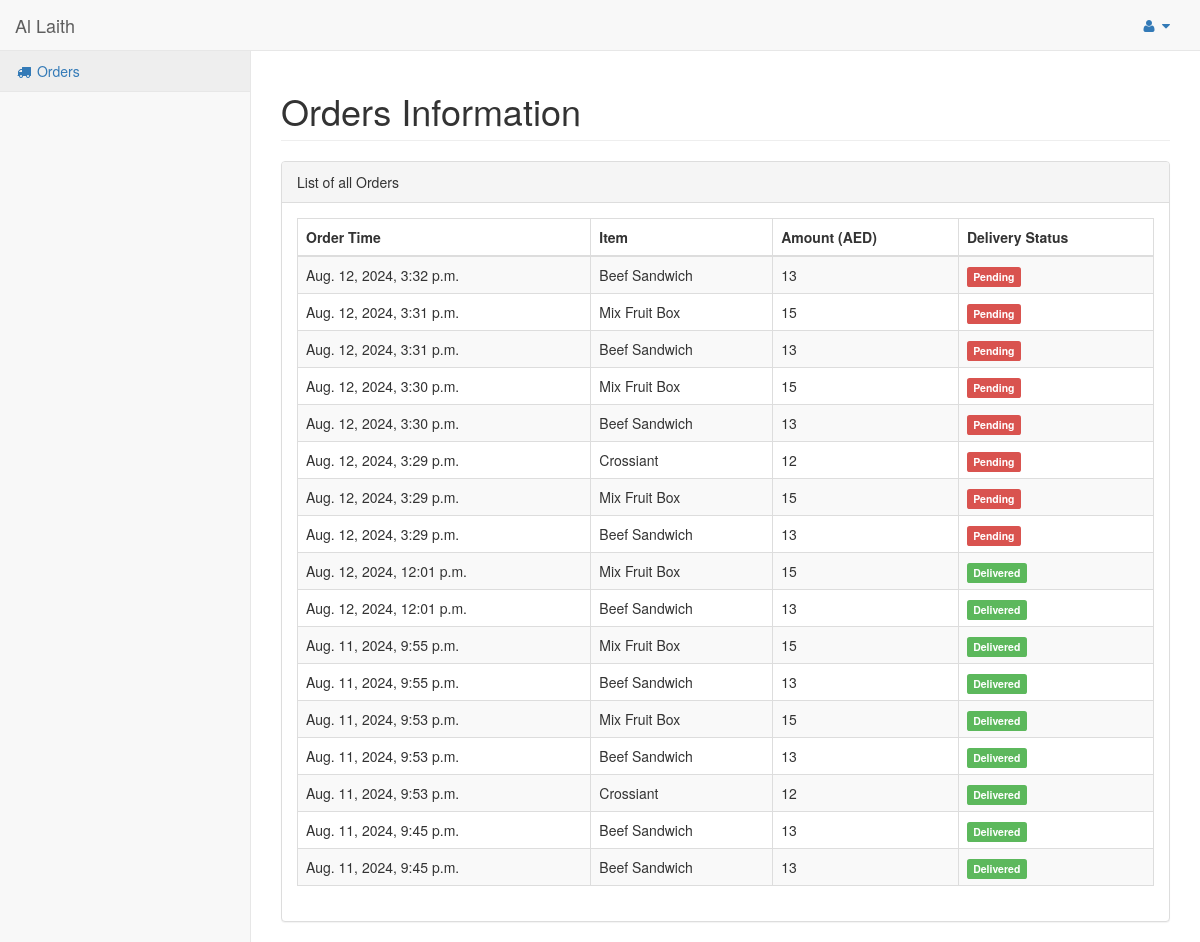
The page /myorders/ (signed in) on the database as committed earlier.
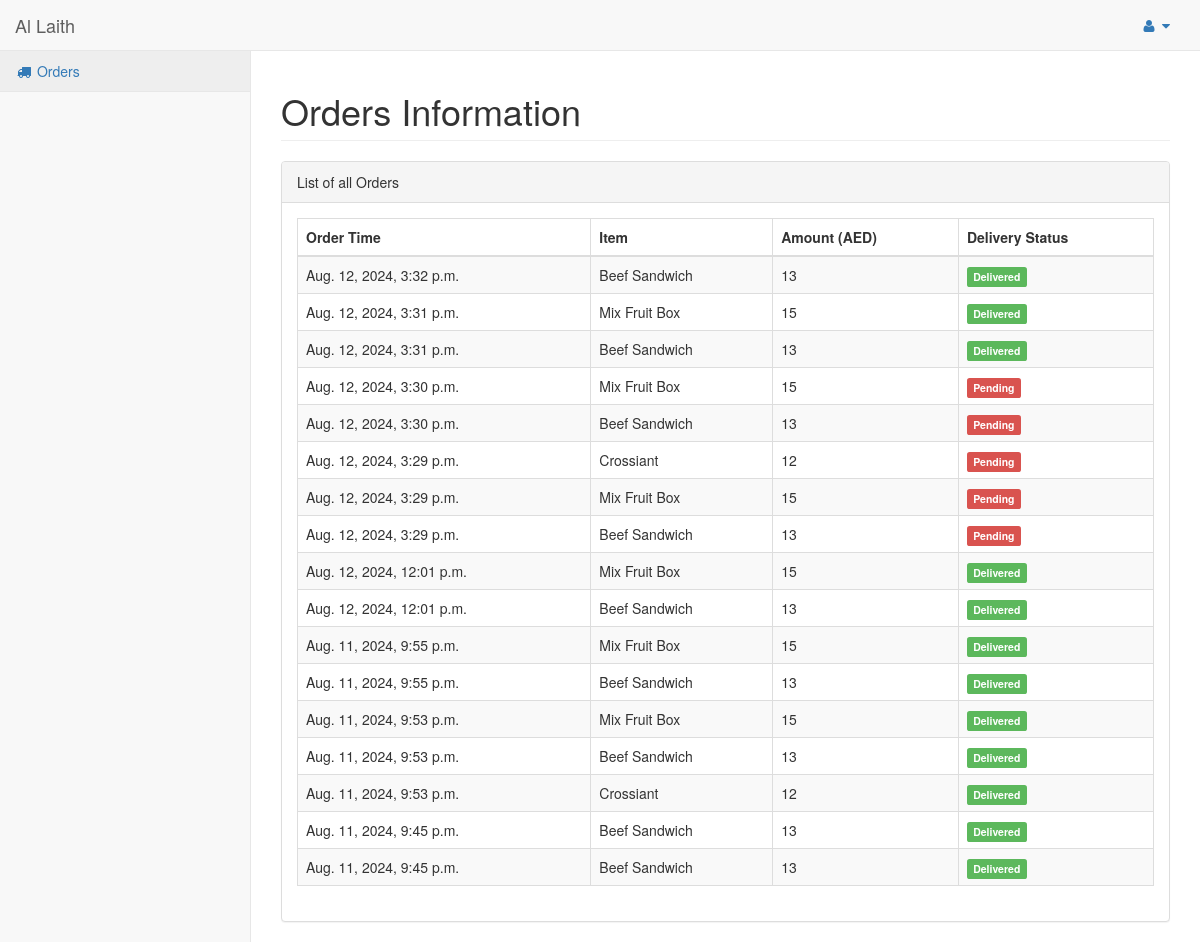
The same page on the database as committed later.
### hotel/models.py (models this page shows, shortened)
class Order(models.Model):
    pending = 'Pending'
    completed = 'Completed'
    STATUS = (
        (pending,pending),
        (completed,completed),
    )
    customer = models.ForeignKey(Customer,on_delete=models.CASCADE)
    order_timestamp = models.DateTimeField(auto_now_add=True)
    delivery_status = models.CharField(max_length = 100, choices = STATUS)
    if_cancelled = models.BooleanField(default = False)
    total_amount = models.IntegerField()

### hotel/views.py (the view)
# urls.py: path('myorders/', views.my_orders, name='my_orders'),
@login_required
def my_orders(request):
    user = User.objects.get(id=request.user.id)
    customer = Customer.objects.get(customer=user)
    orders = Order.objects.filter(customer=customer).order_by('-order_timestamp')
    orders_with_contents = []
    for order in orders:
        order_contents = OrderContent.objects.filter(order=order)
        orders_with_contents.append({
            'order': order,
            'contents': order_contents
        })
    return render(request, 'orders.html', {'orders_with_contents': orders_with_contents})

### hotel/templates/orders.html (shortened to what this page needs)
{% load static %}
{% include "includes/base.html" %}
{% include "includes/navbarheader.html" %}
{% include "includes/navtop.html" %}
<div class="navbar-default sidebar" role="navigation">
    <div class="sidebar-nav navbar-collapse">
        <ul class="nav" id="side-menu">
            <li>
                <a href="{% url 'hotel:my_orders' %}">
                    <i class="fa fa-truck fa-fw"></i> Orders</a>
            </li>
        </ul>
    </div>
</div>
        </nav>
        <div id="page-wrapper">
            <div class="row">
                <div class="col-lg-12">
                    <h1 class="page-header">Orders Information</h1>
                </div>
            </div>
            <div class="row">
                <div class="col-lg-12">
                    <div class="panel panel-default">
                        <div class="panel-heading">
                            List of all Orders
                        </div>
                        <div class="panel-body">
                            <table width="100%" class="table table-striped table-bordered table-hover" id="dataTables-example">
                                <thead>
                                    <tr>
                                        <th>Order Time</th>
                                        <th>Item</th>
                                        <th>Amount (AED)</th>
                                        <th>Delivery Status</th>
                                    </tr>
                                </thead>
                                <tbody>
                                    {% for order_dict in orders_with_contents %}
                                    <tr>
                                        <td>{{ order_dict.order.order_timestamp }}</td>
                                        <td>
                                                {% for content in order_dict.contents %}
                                                {{ content.food.name }}
                                                {% endfor %}
                                        </td>
                                        <td>{{ order_dict.order.total_amount }}</td>
                                        <td>
                                            {% if order_dict.order.delivery_status == 'Completed' %}
                                                <span class="label label-success">Delivered</span>
                                            {% else %}
                                                <span class="label label-danger">Pending</span>
                                            {% endif %}
                                        </td>
                                    </tr>
                                    {% endfor %}
                                </tbody>
                            </table>
                        </div>
                    </div>
                </div>
            </div>
        </div>
    </div>
</body>
</html>

Rows that differ between the two databases and show on the page:
changed Order "Aug. 12, 2024, 3:32 p.m.": delivery_status "Pending" → "Delivered"
changed Order (number 2 of 17 on the later page): delivery_status "Pending" → "Delivered"
changed Order (number 3 of 17 on the later page): delivery_status "Pending" → "Delivered"
